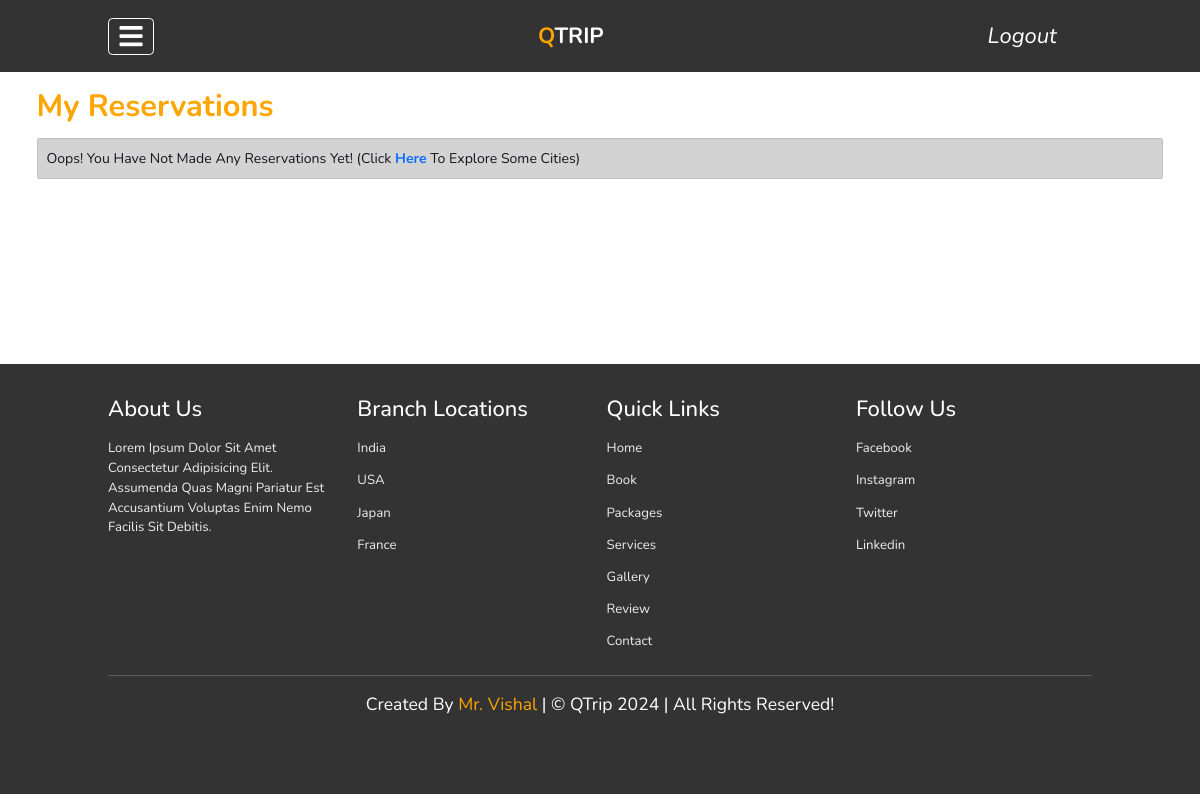
The page /user/my_reservations (signed in) on the database as committed earlier.
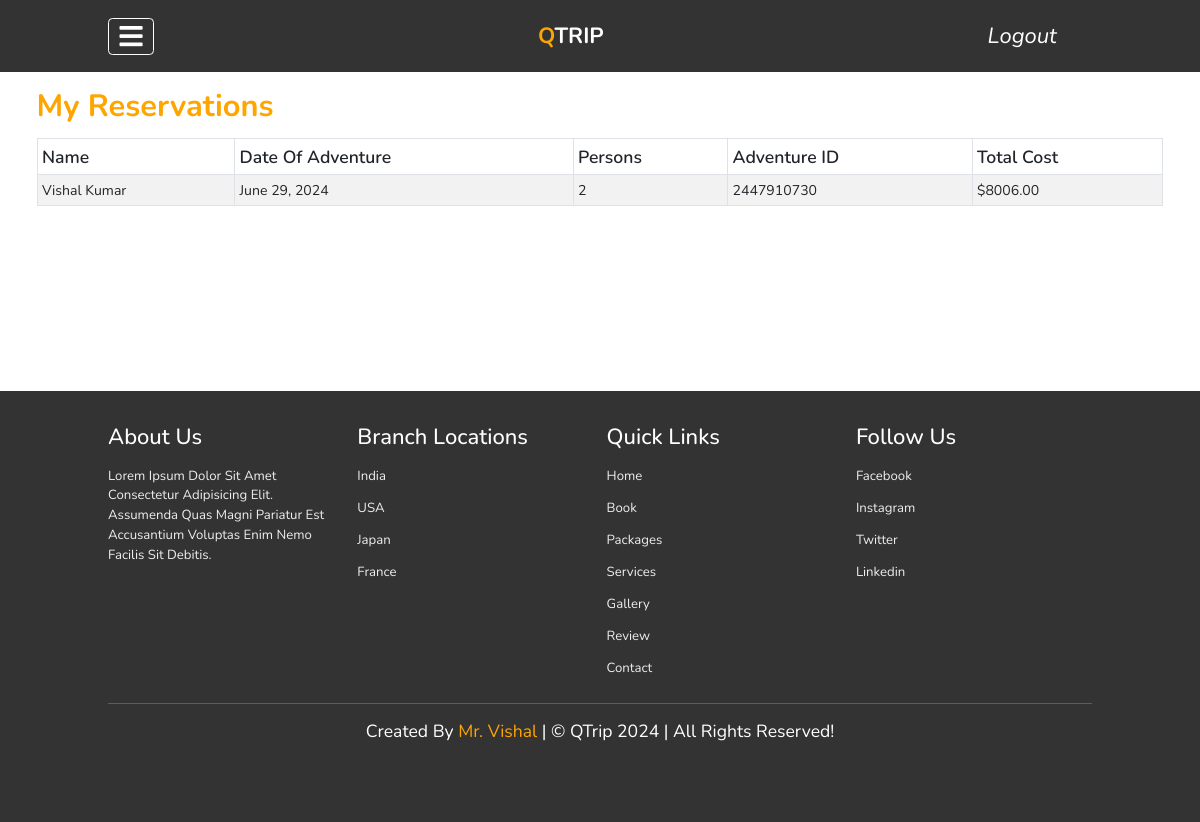
The same page on the database as committed later.
### booking/models.py (models this page shows, shortened)
class Reservation(models.Model):
    user = models.ForeignKey(User, on_delete=models.CASCADE)
    name = models.CharField(max_length=100)
    date_of_adventure = models.DateField()
    person = models.IntegerField()
    total_cost = models.DecimalField(max_digits=10, decimal_places=2)
    adventure_id = models.CharField(max_length=20)

### user/views.py (the view)
# urls.py: path('my_reservations', views.MyReservationsView.as_view(), name='myReservations')
class MyReservationsView(View):
    def get(self, request):
        user = request.user
        reservations = Reservation.objects.filter(user=user)
        context = {'reservations': reservations}
        return render(request, 'user/reservations_history.html', context)

### templates/user/reservations_history.html (shortened to what this page needs)
{% extends "base.html" %}
{% block css %}
<link href="https://cdn.jsdelivr.net/npm/bootstrap@5.0.2/dist/css/bootstrap.min.css" rel="stylesheet"
>
{% endblock css %}
{% block body %}
<div class="container" id="reservation_container">
    <h1 class="mb-4">My Reservations</h1>
    <div class="table-responsive">
        {% if reservations %}
        <table class="table table-striped table-bordered">
            <thead class="thead-dark">
                <tr>
                    <th scope="col">Name</th>
                    <th scope="col">Date of Adventure</th>
                    <th scope="col">Persons</th>
                    <th scope="col">Adventure ID</th>
                    <th scope="col">Total Cost</th>
                </tr>
            </thead>
            <tbody>
                {% for reservation in reservations %}
                    <tr>
                        <td>{{ reservation.name }}</td>
                        <td>{{ reservation.date_of_adventure }}</td>
                        <td>{{ reservation.person }}</td>
                        <td>{{ reservation.adventure_id }}</td>
                        <td>${{ reservation.total_cost }}</td>
                    </tr>
                {% endfor %}
            </tbody>
        </table>
        {% else %}
        <div class="alert alert-dark" role="alert" id="no-reservation-banner">
            Oops! You have not made any reservations yet! (Click
            <a href="/"><strong>here</strong></a>
            to explore some cities)
        </div>
        {% endif %}
    </div>
</div>
{% endblock body %}

Rows that differ between the two databases and show on the page:
added Reservation: name "Vishal Kumar", date_of_adventure "June 29, 2024", person "2", adventure_id "2447910730", total_cost "8006.00"
Other text that changed with them:
text no longer shown: "Oops! You Have Not Made Any Reservations Yet! (Click Here To Explore Some Cities)"
text now shown: "Name Date Of Adventure Persons Adventure ID Total Cost"
